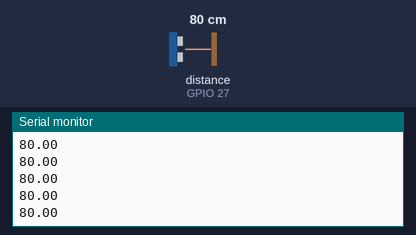
This sketch was run on a simulated ESP32. Shown: the last lines printed to the serial monitor. The inputs (shaded band) are chosen by the test bench; at power-on: distance to the obstacle (sensor on GPIO 27) 80 cm. The echo pulse lasts 58.3 µs per cm; WiFi joins after 1.5 s; servers stay silent unless stated.

Above: at 2.7 s.
2.8 s: distance to the obstacle (sensor on GPIO 27) set to 2 cm
At 2.82 s:
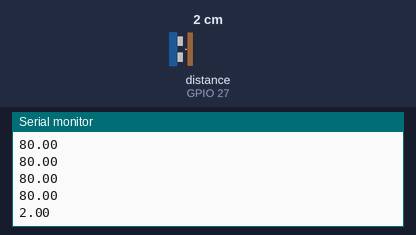
4.3 s: distance to the obstacle (sensor on GPIO 27) set to 4 cm
At 4.34 s:
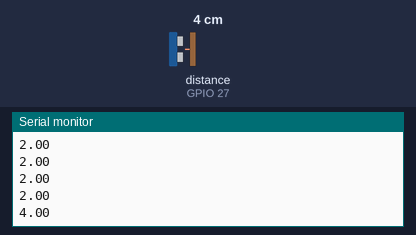
Timing chart, 0 to 7.3 s (numbered marks = the images above; inputs shaded):
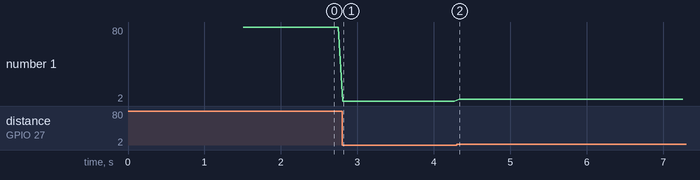

The sketch:

Diagnostics_Sketch_HCSR04_Working.ino
```cpp
/*
 *  This sketch is to be used for diagnostics via wifi
 *  The default sketch is comprised of two parts only.
 *    1. Initializing WiFi and OTA
 *    2. Initializing TelNet Serial Output/Input
 *  Anything else in this sketch is to be considered temporary for diagnostics only
 */


/*
 *  MowBot Pins
 *
 *  Sonar
 *  Ping                                                =   26
 *  Echo                                                =   27
 *
 *  Servo
 *  Pin                                                 =   4
 *
 *  Right Motor
 *  Rt_Motor_Speed  =   13
 *  Rt_Motor_IN3    =   12
 *  Rt_Motor_IN4    =   14
 *
 *  Left Motor
 *  Lt_Motor_Speed  =   5
 *  Lt_Motor_IN1    =   15
 *  Lt_Motor_IN2    =   16
 *
 *  Voltage Sensor
 *  Signal                                              =   35
 *  GPS/Compass
 *  GPS TX                                              =   17
 *  GPS RX                                              =   18
 *  Compass SDA                                         =   21
 *  Compass SDL                                         =   22
 *
 *  EMPTY PINS
 *  2
 *  0
 *  19
 *  23
 *  25
 *  33
 *  32
 *  34
 *  VN
 *  VP
 *
 */

#include <WiFi.h>
#include <ESPmDNS.h>
#include <WiFiUdp.h>
#include <ArduinoOTA.h>

const char* ssid = "chlabs_bot";
const char* password = "chlabsrobotseverywhere";
char otaHash[] = "ee59085accf685157a4c8cb7d1a76887";

#include <HCSR04.h>

HCSR04 hc(26, 27); //initialisation class HCSR04 (trig pin , echo pin)


void setup() {
  initOTA();

}

void loop() {
  ArduinoOTA.handle();
  Serial.println(hc.dist()); // return curent distance in serial
  delay(60);                 // we suggest to use over 60ms measurement cycle, in order to prevent trigger signal to the echo signal.
}

void initOTA()  {
  Serial.begin(115200);
  Serial.println("Booting");
  WiFi.mode(WIFI_STA);
  WiFi.begin(ssid, password);
  while (WiFi.waitForConnectResult() != WL_CONNECTED) {
    Serial.println("Connection Failed! Rebooting...");
    delay(5000);
    ESP.restart();
  }
  ArduinoOTA.setHostname("MowbotCalibration");
//  ArduinoOTA.setPasswordHash(otaHash);
  ArduinoOTA
    .onStart([]() {
      String type;
      if (ArduinoOTA.getCommand() == U_FLASH)
        type = "sketch";
      else // U_SPIFFS
        type = "filesystem";

      // NOTE: if updating SPIFFS this would be the place to unmount SPIFFS using SPIFFS.end()
      Serial.println("Start updating " + type);
    })
    .onEnd([]() {
      Serial.println("\nEnd");
    })
    .onProgress([](unsigned int progress, unsigned int total) {
      Serial.printf("OTA Update Progress: %u%%\r", (progress / (total / 100)));
    })
    .onError([](ota_error_t error) {
      Serial.printf("Error[%u]: ", error);
      if (error == OTA_AUTH_ERROR) Serial.println("Auth Failed");
      else if (error == OTA_BEGIN_ERROR) Serial.println("Begin Failed");
      else if (error == OTA_CONNECT_ERROR) Serial.println("Connect Failed");
      else if (error == OTA_RECEIVE_ERROR) Serial.println("Receive Failed");
      else if (error == OTA_END_ERROR) Serial.println("End Failed");
    });

  ArduinoOTA.begin();
}
```

Measured:
- after the input at 2.8 s, the serial monitor: prints a new line at once (image 1)
- after the input at 4.3 s, the serial monitor: prints a new line at once (image 2)
- plotted number 1: 80 → 2 after the input at 2.8 s, 2 → 4 after the input at 4.3 s
